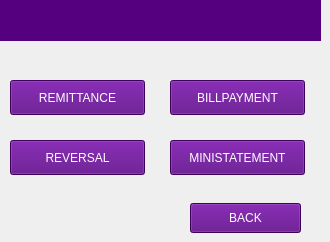
   <widget class="QWidget" name="Option_Page">
    <widget class="QPushButton" name="Remittance_button">
     <property name="geometry">
      <rect>
       <x>10</x>
       <y>80</y>
       <width>135</width>
       <height>35</height>
      </rect>
     </property>
     <property name="styleSheet">
      <string notr="true">color: rgb(255, 255, 255);
background-color: rgb(85, 0, 127);
font: 75 11pt &quot;Sans Serif&quot;;</string>
     </property>
     <property name="text">
      <string>REMITTANCE</string>
     </property>
    </widget>
    <widget class="QPushButton" name="Bill_payment_Button">
     <property name="enabled">
      <bool>true</bool>
     </property>
     <property name="geometry">
      <rect>
       <x>170</x>
       <y>80</y>
       <width>135</width>
       <height>35</height>
      </rect>
     </property>
     <property name="styleSheet">
      <string notr="true">color: rgb(255, 255, 255);
background-color: rgb(85, 0, 127);
font: 75 11pt &quot;Sans Serif&quot;;</string>
     </property>
     <property name="text">
      <string>BILLPAYMENT</string>
     </property>
    </widget>
    <widget class="QPushButton" name="Reversal_Button">
     <property name="enabled">
      <bool>true</bool>
     </property>
     <property name="geometry">
      <rect>
       <x>10</x>
       <y>140</y>
       <width>135</width>
       <height>35</height>
      </rect>
     </property>
     <property name="styleSheet">
      <string notr="true">color: rgb(255, 255, 255);
background-color: rgb(85, 0, 127);
font: 75 11pt &quot;Sans Serif&quot;;</string>
     </property>
     <property name="text">
      <string>REVERSAL</string>
     </property>
    </widget>
    <widget class="QPushButton" name="Option_Button">
     <property name="geometry">
      <rect>
       <x>190</x>
       <y>203</y>
       <width>111</width>
       <height>30</height>
      </rect>
     </property>
     <property name="styleSheet">
      <string notr="true">color: rgb(255, 255, 255);
background-color: rgb(85, 0, 127);
font: 75 11pt &quot;Sans Serif&quot;;</string>
     </property>
     <property name="text">
      <string>BACK</string>
     </property>
    </widget>
    <widget class="QLabel" name="Sub_Trans_label_Pg15">
     <property name="geometry">
      <rect>
       <x>0</x>
       <y>0</y>
       <width>321</width>
       <height>41</height>
      </rect>
     </property>
     <property name="styleSheet">
      <string notr="true">color: rgb(255, 255, 255);
background-color: rgb(85, 0, 127);
font: 75 11pt &quot;Sans Serif&quot;;</string>
     </property>
     <property name="text">
      <string/>
     </property>
    </widget>
    <widget class="QLabel" name="Fino_Logo_label_Pg15">
     <property name="geometry">
      <rect>
       <x>5</x>
       <y>2</y>
       <width>71</width>
       <height>35</height>
      </rect>
     </property>
     <property name="styleSheet">
      <string notr="true">background-color: rgb(85, 0, 127);</string>
     </property>
     <property name="text">
      <string/>
     </property>
     <property name="pixmap">
      <pixmap resource="fino.qrc">:/Fino/Icons/finoW.png</pixmap>
     </property>
     <property name="scaledContents">
      <bool>true</bool>
     </property>
    </widget>
    <widget class="QPushButton" name="Minstatement">
     <property name="enabled">
      <bool>true</bool>
     </property>
     <property name="geometry">
      <rect>
       <x>170</x>
       <y>140</y>
       <width>135</width>
       <height>35</height>
      </rect>
     </property>
     <property name="styleSheet">
      <string notr="true">color: rgb(255, 255, 255);
background-color: rgb(85, 0, 127);
font: 75 11pt &quot;Sans Serif&quot;;</string>
     </property>
     <property name="text">
      <string>MINISTATEMENT</string>
     </property>
    </widget>
   </widget>
